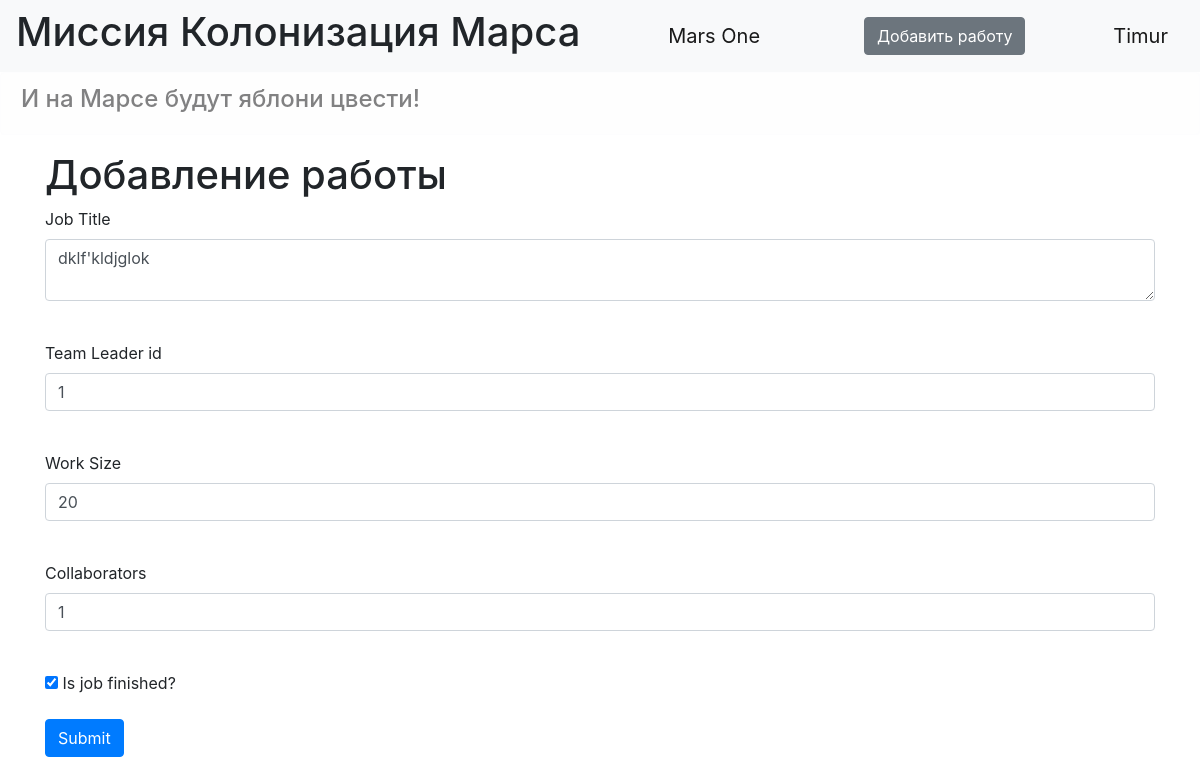
Before: /redact_job/1 (signed in) with the older database file.
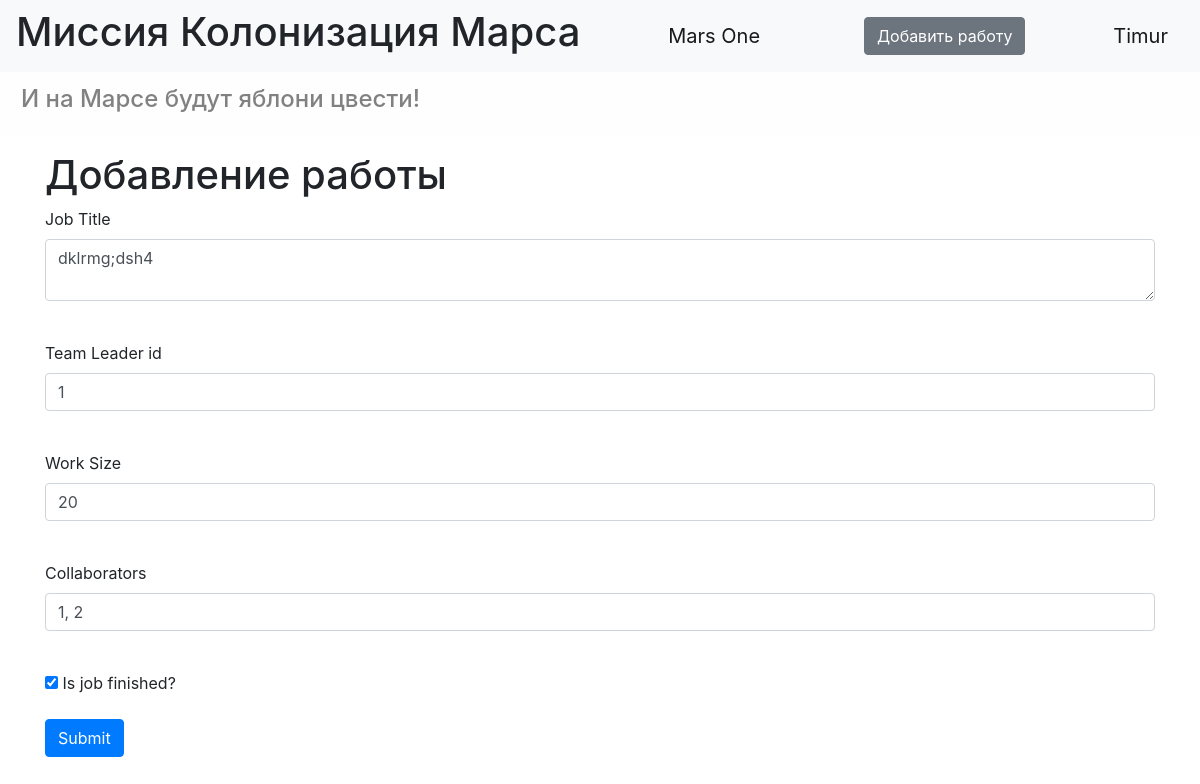
After: the same page with the newer database file.
### data/jobs.py (models this page shows, shortened)
class Jobs(SqlAlchemyBase, UserMixin, SerializerMixin):
    __tablename__ = 'jobs'
    id = sqlalchemy.Column(sqlalchemy.Integer, primary_key=True, autoincrement=True)
    job = sqlalchemy.Column(sqlalchemy.String, nullable=True)
    work_size = sqlalchemy.Column(sqlalchemy.Integer, nullable=True, default=0)
    collaborators = sqlalchemy.Column(sqlalchemy.String, nullable=True)
    start_date = sqlalchemy.Column(sqlalchemy.DateTime, default=datetime.datetime.now)
    end_date = sqlalchemy.Column(sqlalchemy.DateTime, default=datetime.datetime.now)
    is_finished = sqlalchemy.Column(sqlalchemy.Boolean, default=False)
    category = sqlalchemy.Column(sqlalchemy.Integer, sqlalchemy.ForeignKey("category.id"))
    team_leader = sqlalchemy.Column(sqlalchemy.Integer, sqlalchemy.ForeignKey("users.id"))
    user = orm.relation('User')
    categories = orm.relation("Category",
                              secondary="association",
                              backref="jobs")

### main.py (the view, shortened to what this page needs)
@app.route('/redact_job/<int:id>', methods=['GET', 'POST'])
@login_required
def edit_news(id):
    form = JobForm()
    if request.method == "GET":
        db_sess = db_session.create_session()
        job = db_sess.query(Jobs).filter(Jobs.id == id
                                          ).first()
        if job:
            form.collaborators.data = job.collaborators
            form.work_size.data = job.work_size
            form.team_leader.data = job.team_leader
            form.job.data = job.job
            form.is_finished.data = job.is_finished
        else:
            abort(404)
    return render_template('add_job.html',
                           form=form, message=""
                           )

### forms/new_job.py
class JobForm(FlaskForm):
    job = TextAreaField('Job Title', validators=[DataRequired()])
    team_leader = IntegerField("Team Leader id", validators=[DataRequired()])
    work_size = IntegerField("Work Size", validators=[DataRequired()])
    collaborators = StringField('Collaborators', validators=[DataRequired()])
    is_finished = BooleanField("Is job finished?", validators=[DataRequired()])
    submit = SubmitField('Submit', validators=[DataRequired()])

### data/db_session.py (called while the page is built)
def create_session() -> Session:
    global __factory
    return __factory()

### main.py (called while the page is built)
@login_manager.user_loader
def load_user(user_id):
    db_sess = db_session.create_session()
    return db_sess.query(User).get(user_id)

### templates/add_job.html (shortened to what this page needs)
{% extends "base.html" %}
{% block content %}
<h1>Добавление работы</h1>
<form action="" method="post">
    <p>
        {{ form.job.label }}<br>
        {{ form.job(class="form-control") }}<br>
    </p>
    <p>
        {{ form.team_leader.label }}<br>
        {{ form.team_leader(class="form-control") }}<br>
    </p>
    <p>
        {{ form.work_size.label }}<br>
        {{ form.work_size(class="form-control") }}<br>
    </p>
    <p>
        {{ form.collaborators.label }}<br>
        {{ form.collaborators(class="form-control") }}<br>
    </p>
    <p>{{ form.is_finished() }} {{ form.is_finished.label }}</p>
    <p>{{ form.submit(type="submit", class="btn btn-primary") }}</p>
</form>
{% endblock %}

Changed rows visible on the page:
changed Jobs: job "dklf'kldjglok" → "dklrmg;dsh4"; collaborators "1" → "1, 2"
